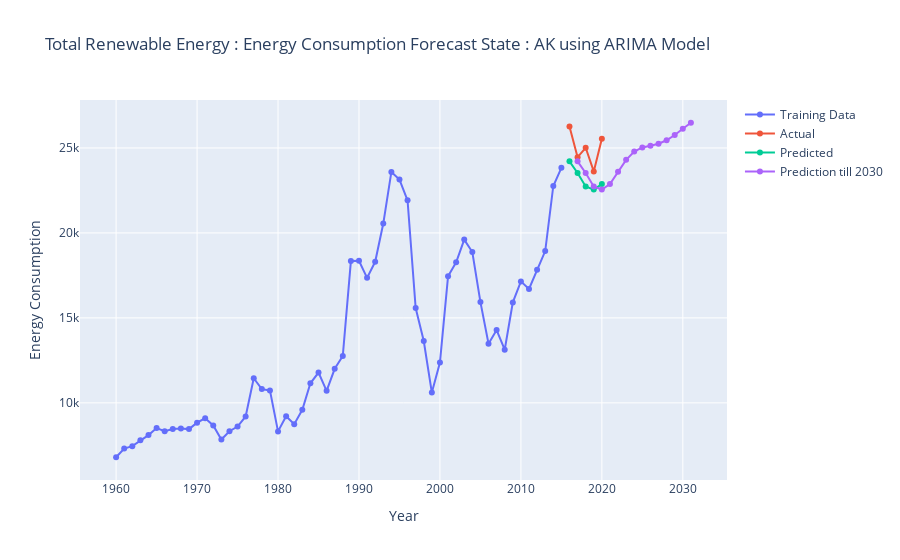
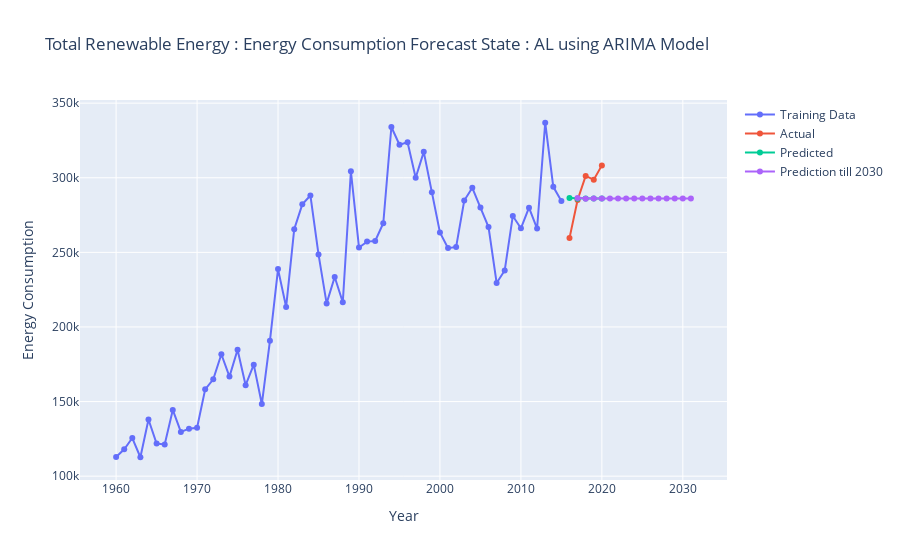
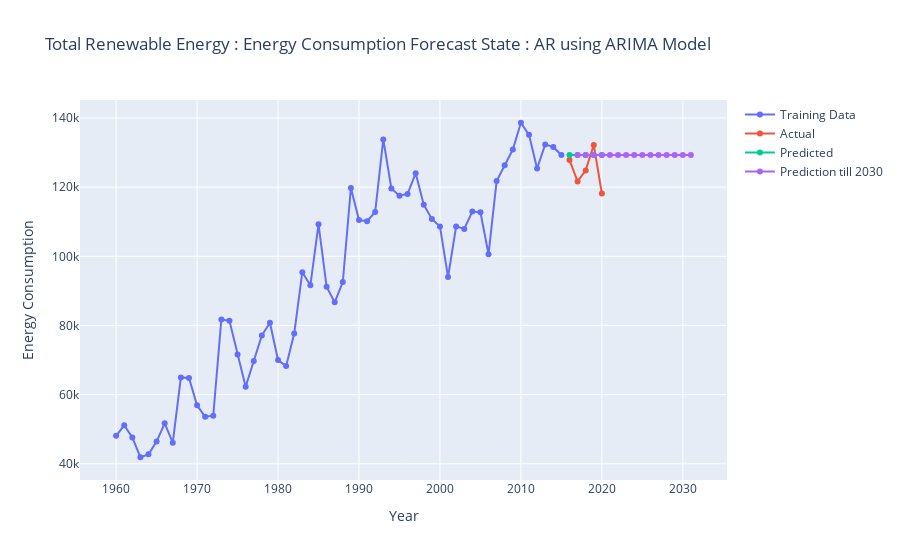
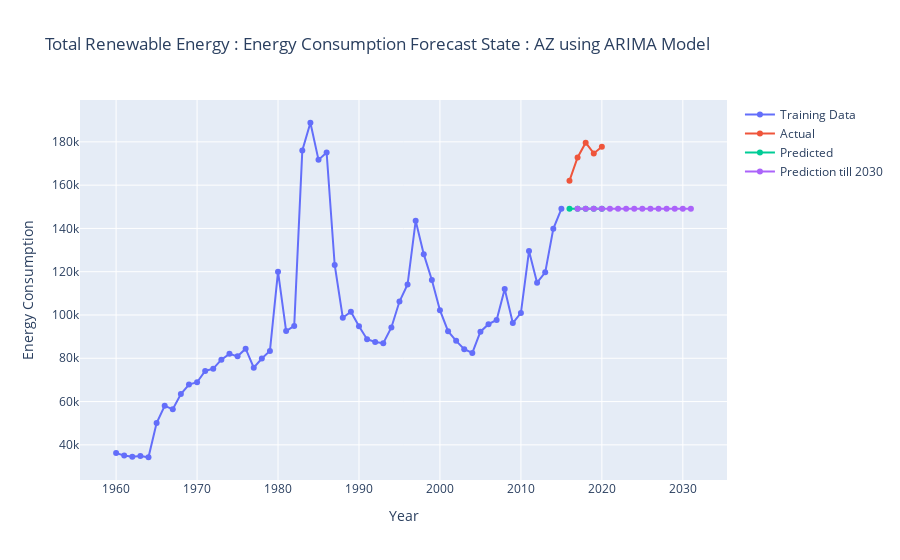

These figures' notebook cell, in order:
### Markdown cell above
# Modeling the Data
## Using ARIMA Model

### Code cell
os.makedirs('Plots/use_energy_source_Total_Renewable_Energy/Arima_results_plots',exist_ok=True)

for State in df_trans['State'].unique():
        try:
            
            fig = go.Figure()

            # Get the energy consumption data for the current country and sector
            df_filter = df_trans[df_trans['State'] == State ][['Year', 'Yearly Data']]
            df_filter_index = df_filter.set_index('Year')

            train_data = df_filter[:-5]
            test_data = df_filter[-5:]
            
            # Prepare the data for modeling
            years = df_filter_index.index
            energy_consumption = df_filter_index.values.flatten()

                    # Split the data into training and testing
            # Use all data except the last 5 years for training
            Horizan = -5
            train_data = energy_consumption[:Horizan]
            test_data = energy_consumption[Horizan:]  # Use the last 5 years for testing

            # Fit the auto ARIMA model
            model = auto_arima(train_data, seasonal=False)
            model.fit(train_data)

            # Generate predictions
            predictions = model.predict(n_periods=len(test_data))
            predictions_ahead_in_future = model.predict(n_periods=len(test_data)+15)

            # Calculate evaluation metrics
            mae = mean_absolute_error(test_data, predictions)
            mse = mean_squared_error(test_data, predictions)
            mape = np.mean(np.abs((test_data - predictions) / test_data)) * 100

            print('Mean Absolute Error (MAE):', np.round(mae,2))
            print('Mean Squared Error (MSE):', np.round(mse,2))
            print('Mean Absolute Percentage Error (MAPE):', np.round(mape,2))
            
            # Plot the training data
            fig.add_trace(go.Scatter(
                x=years[:Horizan], y=train_data, mode='lines+markers', name='Training Data'))

            # Plot the predictions
            fig.add_trace(go.Scatter(
                x=years[Horizan:], y=test_data, mode='lines+markers', name='Actual'))
            fig.add_trace(go.Scatter(
                x=years[Horizan:], y=predictions, mode='lines+markers', name='Predicted'))

            fig.add_trace(go.Scatter(
                x=pd.date_range(start = years[Horizan],periods=15,freq='Y'), y=predictions_ahead_in_future, mode='lines+markers', name='Prediction till 2030'))

            # Update the layout
            fig.update_layout(title=f'Total Renewable Energy : Energy Consumption Forecast State : {State} using ARIMA Model',
                            xaxis_title='Year', yaxis_title='Energy Consumption')

            # Show the plot
            fig.show()
            # print(State,msn)
            fig.write_image(f'Plots/use_energy_source_Total_Renewable_Energy/Arima_results_plots/{State}.png')
            # break
        except:
            print('Error occoured in Combination State : {} and MSN : {} Due NaN Value'.format(State,mse))
